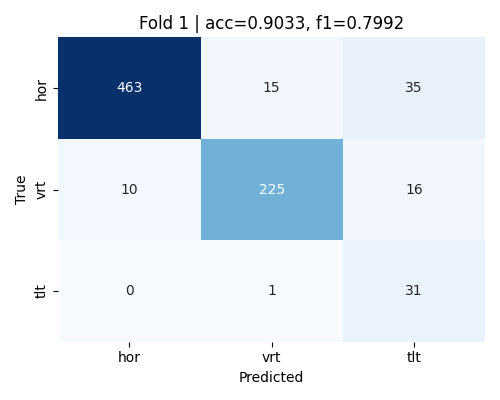
#> input picture word_pipeline/3_Orn/2_search_architecture/confusion_matrices_orientation/confmat_V01_fold1.png, 500 x 400 px
$ python -i 2_train_classifier_V11.py   (imports and definitions only)
#> lines starting #> are read from the running program, lines starting #| are printed output that depends on the picture; after the words box and inside, x2 and y2 are one past the last pixel; in counts of white or black regions, pixels touching at a corner belong together
import os
from dataclasses import dataclass
from typing import Any, Dict, List, Optional, Tuple

import cv2
import matplotlib
# [1 line not run here, left out]
import matplotlib.pyplot as plt
import numpy as np
import seaborn as sns
import torch
from joblib import Parallel, delayed
from sklearn.metrics import accuracy_score, confusion_matrix, f1_score
from sklearn.model_selection import StratifiedGroupKFold
from torch import nn
from torch.utils.data import DataLoader, TensorDataset


# ============== Config ==============
FOLDS = 5
EPOCHS = 30
BATCH_SIZE = 256
CLIP_DIM = 768
GEO_DIM = 20
OUT_DIM = 3

CM_SAVE_DIR = "confusion_matrices_orientation"
DATA_PATH = "orientation_features_clipL14_all.npz"
PATCH_FOLDER = "text_patches_augmented_betterv3_80"
REPORT_PATH = "orientation_mlp_arch_search_V01-V20_rankscore_report.txt"
CLASS_NAMES = ["hor", "vrt", "tlt"]
SEED = 42

MAX_VERSIONS = 20

# Input: L2-normalised CLIP ViT-L/14 embedding of the letterboxed patch
# (see 1_extract_features_kfold_V1.py) plus 20 geometric features of the word
# polygon and ink, standardised with training-fold statistics.
USE_LETTERBOX_SQUARE = True
USE_GEO_BRANCH = True
GEO_HIDDEN = 64

USE_CLASS_WEIGHTED_CE = True
L2_NORMALIZE_FEATURES = True
LEARNING_RATE = 3e-4
WEIGHT_DECAY = 1e-4
USE_COSINE_LR = True

# Fixed number of epochs; validation folds are not used during training.
EARLY_STOPPING = False

USE_MIXUP = True
MIXUP_ALPHA = 0.2

N_SEEDS_PER_FOLD = 3
PREDICT_BATCH_SIZE = 512

# Validation folds are scored on original (non-augmented) patches only
SCORE_ORIGINAL_PATCHES_ONLY = True

# Stability-aware ranking:
# rank_score = avg_val_f1_macro - STD_PENALTY_LAMBDA * std_val_f1_macro
RANK_BY = "rank_score"
STD_PENALTY_LAMBDA = 0.5

# [1 line that did not run here, left out]

# [3 lines not run here, left out]


# ===================== Architecture =====================
@dataclass
class ArchSpec:
    id: str
    kind: str
    depth: int
    widths: List[int]
    use_bn: bool
    dropout: float
    activation: str
    notes: str = ""


# [40 lines left out: functions _act, get_handcrafted_specs, get_parametric_specs_v11_v20_diverse, not called in this run]


def build_search_space() -> List[ArchSpec]:
    specs = get_handcrafted_specs() + get_parametric_specs_v11_v20_diverse()
    return sorted(specs, key=lambda s: int(s.id[1:]))[:MAX_VERSIONS]


# [14 lines left out: function _hidden_layers, not called in this run]


class DualBranchOrn(nn.Module):
    """Searched MLP on the CLIP embedding (without its output layer) and a small
    MLP on the geometric features, concatenated and mapped to the classes."""

    # [59 lines left out: functions __init__, forward, build_model_from_spec, describe_model_layers, print_built_architectures, not called in this run]


# ===================== Geometric features =====================
def _axis_feats(ys, xs):
    if len(xs) < 3:
        return [0.0, 0.0, 0.0, 0.0]
    pts = np.stack([xs, ys], 1).astype(np.float64)
    pts -= pts.mean(0)
    cov = pts.T @ pts / len(pts)
    evals, evecs = np.linalg.eigh(cov)
    major = evecs[:, 1]
    ang = np.arctan2(major[1], major[0])
    elong = 1.0 - np.sqrt(max(evals[0], 1e-9) / max(evals[1], 1e-9))
    return [np.cos(2 * ang), np.sin(2 * ang), abs(np.sin(2 * ang)), elong]


def geo_features(path: str) -> np.ndarray:
    img = cv2.imread(path)
#> img is the input picture: shape (400, 500, 3); mean B, G, R 238.1, 228, 217.5
    if img is None:
        return np.zeros(GEO_DIM, dtype=np.float32)
    h, w = img.shape[:2]
#> h = 400; w = 500
    gray = cv2.cvtColor(img, cv2.COLOR_BGR2GRAY)
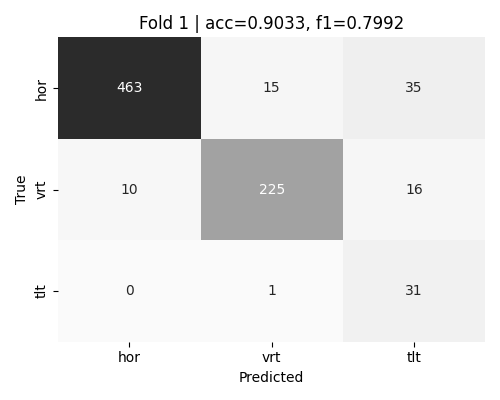
#> gray: shape (400, 500); min 0, max 255, mean 226

    # patches are cropped with pure white outside the polygon
    mask = (img.min(axis=2) < 250).astype(np.uint8)
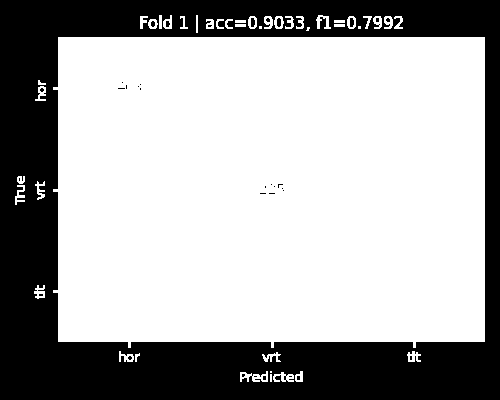
#> mask: shape (400, 500); values 0 (black) and 1 (white), 66.4% white; 34 black regions (28 under 20 px), largest, box (x1, y1, x2, y2) and area: (0, 0, 500, 400) 66863, (251, 18, 255, 27) 32, (277, 18, 281, 27) 32, (350, 18, 354, 27) 32, (151, 21, 155, 27) 20, (166, 21, 170, 27) 20
    mask = cv2.morphologyEx(mask, cv2.MORPH_CLOSE, np.ones((3, 3), np.uint8))
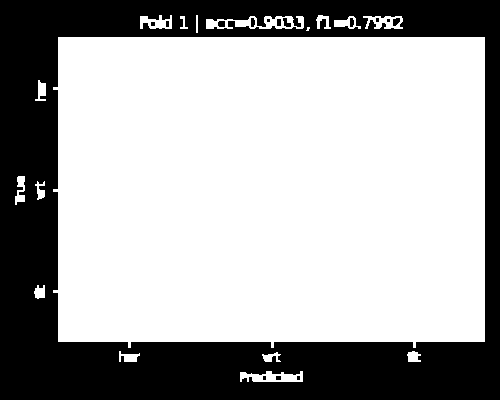
#> mask: shape (400, 500); values 0 (black) and 1 (white), 66.7% white; 15 black regions (7 under 20 px)
    ys, xs = np.nonzero(mask)

    feats = [np.log(w / h), np.log(w * h + 1), mask.mean()]
#> feats = [0.223, 12.21, 0.667]

    cnts, _ = cv2.findContours(mask, cv2.RETR_EXTERNAL, cv2.CHAIN_APPROX_SIMPLE)
#> cnts = 17 contours, 2 with area under 20; largest, box (x1, y1, x2, y2) and area: (53, 37, 485, 348) 129576, (206, 16, 304, 29) 704, (240, 371, 303, 382) 428, (363, 16, 403, 29) 312, (140, 15, 172, 29) 263
    if cnts:
        c = max(cnts, key=cv2.contourArea)
#> c = contour of 40 points, box (x1, y1, x2, y2) (53, 37, 485, 348), area 129576
        (_, _), (rw, rh), ra = cv2.minAreaRect(c)
#> rw = 310; rh = 431; ra = -90
        if rw < rh:
            rw, rh, ra = rh, rw, ra + 90
#> rw = 431; rh = 310; ra = 0
        t = np.deg2rad(ra)
#> t = 0
        rect_fill = cv2.contourArea(c) / max(rw * rh, 1)
#> rect_fill = 0.97
        feats += [
            np.log((rw + 1) / (rh + 1)),
            np.cos(2 * t),
            np.sin(2 * t),
            abs(np.sin(2 * t)),
            rect_fill,
        ]
#> feats = [0.223, 12.21, 0.667, 0.329, 1, 0, 0, 0.97]
    else:
        feats += [0.0] * 5

    feats += _axis_feats(ys, xs)
#> in _axis_feats, `pts = np.stack([xs, ys], 1).astype(np.float64)`: pts = 133381 pairs, first value 15 to 484, second value 15 to 381
#> in _axis_feats, `pts -= pts.mean(0)`: pts = 133381 pairs, first value -255 to 214, second value -173.1 to 192.9
#> in _axis_feats, `cov = pts.T @ pts / len(pts)`: cov = [[15204.5, -8.75], [-8.75, 8149]]
#> in _axis_feats, `evals, evecs = np.linalg.eigh(cov)`: evals = [8149, 15204.5]; evecs = [[-0.00124, -1], [-1, 0.00124]]
#> in _axis_feats, `major = evecs[:, 1]`: major = [-1, 0.00124]
#> in _axis_feats, `ang = np.arctan2(major[1], major[0])`: ang = 3.14
#> in _axis_feats, `elong = 1.0 - np.sqrt(max(evals[0], 1e-9) / max(evals[1], 1e-9))`: elong = 0.268
#> feats = [0.223, 12.21, 0.667, 0.329, 1, 0, 0, 0.97, 1, -0.00248, 0.00248, 0.268]

    inside = gray[mask > 0]
    if inside.size > 10:
        thr, _ = cv2.threshold(
            inside.reshape(-1, 1), 0, 255, cv2.THRESH_BINARY + cv2.THRESH_OTSU
        )
#> thr = 139
        ink = (gray < thr) & (mask > 0)
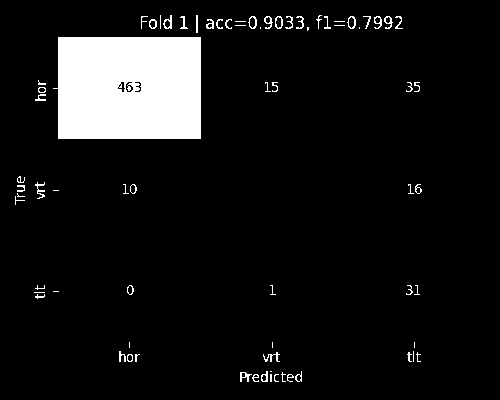
#> ink: shape (400, 500) bool; 8.2% white; 73 white regions (30 under 20 px), largest, box (x1, y1, x2, y2) and area: (53, 37, 201, 139) 14500, (35, 182, 45, 199) 65, (263, 352, 280, 362) 65
        iy, ix = np.nonzero(ink)
#> iy = 16415 values from 15 to 381; ix = 16415 values, max 421 at index 15686, min 15 at index 15779, mean 141.6
        feats += _axis_feats(iy, ix)
#> feats = [0.223, 12.21, 0.667, 0.329, 1, 0, 0, 0.97, 1, -0.00248, 0.00248, 0.268, 0.602, 0.799, 0.799, 0.148]
        feats += [ink.sum() / max(mask.sum(), 1)]
#> feats = [0.223, 12.21, 0.667, 0.329, 1, 0, 0, 0.97, 1, -0.00248, 0.00248, 0.268, 0.602, 0.799, 0.799, 0.148, 0.123]
        if len(ix) > 3:
            feats += [
                ix.std() / w,
                iy.std() / h,
                np.log((ix.std() + 1) / (iy.std() + 1)),
            ]
#> feats = [0.223, 12.21, 0.667, 0.329, 1, 0, 0, 0.97, 1, -0.00248, 0.00248, 0.268, 0.602, 0.799, 0.799, 0.148, 0.123, 0.133, 0.151, 0.0946]
        else:
            feats += [0.0, 0.0, 0.0]
    else:
        feats += [0.0] * 8
    return np.asarray(feats, dtype=np.float32)


# [146 lines left out: functions extract_geo, l2_normalize, geo_stats, build_inputs, compute_class_weights, _loss and 5 more, not called in this run]


def notebooks_per_fold(groups: np.ndarray, splits) -> List[int]:
    return [int(len(np.unique(groups[val_idx]))) for _, val_idx in splits]


# [491 lines left out: functions _fmt_fold_counts, fold_assignment_sentence, write_f1_version_report_txt, extract_notebook_ids, is_original_patch, _local_search_balance and 2 more, not called in this run]


# [2 lines not run here, left out]

>>> result = geo_features('confusion_matrices_orientation/confmat_V01_fold1.png')
#> result = 20 values, max 12.21 at index 1, min -0.00248 at index 9, mean 0.976
